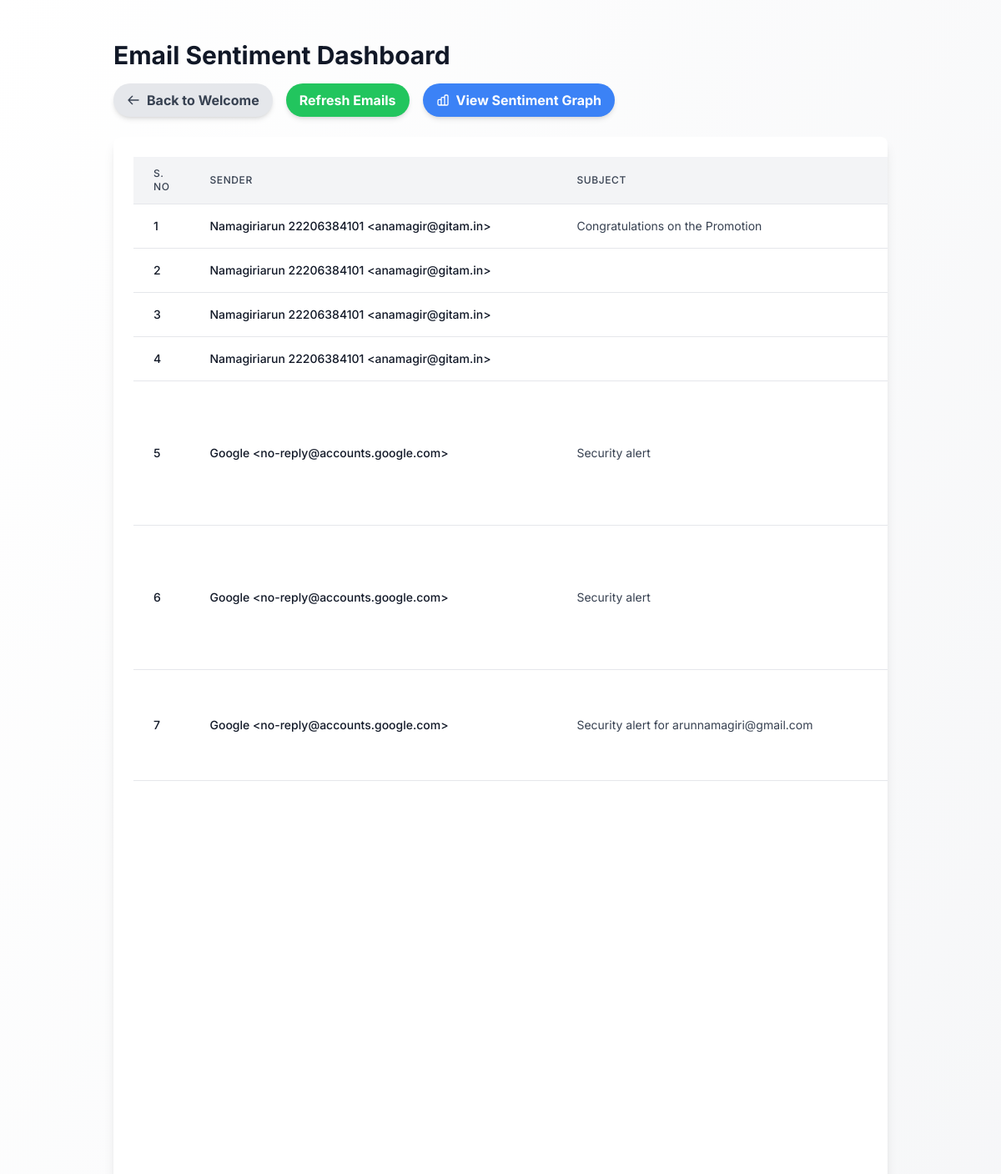
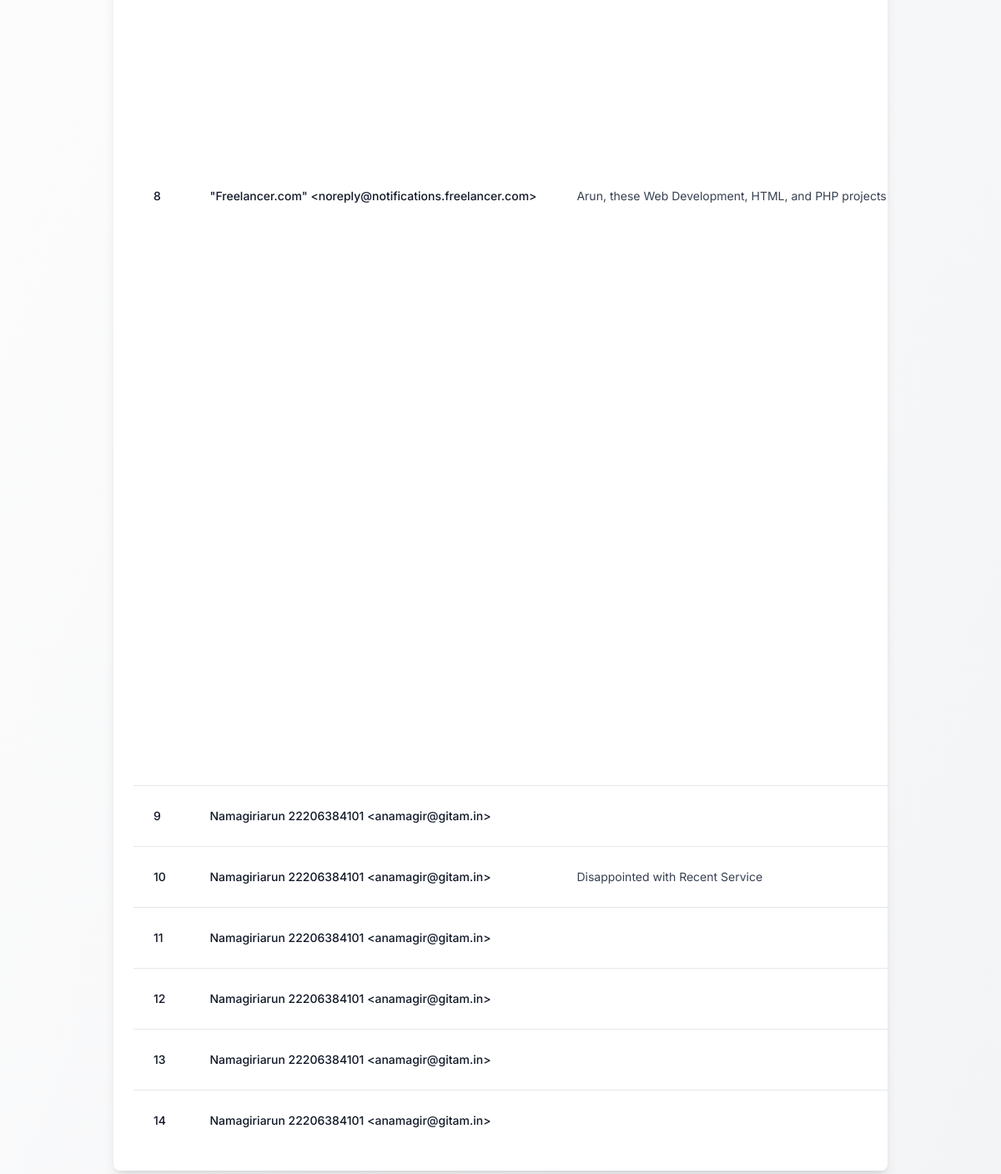
/dashboard, run on the app's committed database (2 pictures, top to bottom).
### tables this page shows
CREATE TABLE emails (
            id INTEGER PRIMARY KEY AUTOINCREMENT,
            sender TEXT,
            subject TEXT,
            body TEXT,
            sentiment TEXT,
            score REAL,
            team TEXT
        );

### app.py (the view)
@app.route('/dashboard')
def dashboard():
    emails = get_all_emails()
    return render_template('dashboard.html', emails=emails)

### db_utils.py (called while the page is built)
def get_all_emails():
    conn = sqlite3.connect("emails.db")
    cursor = conn.cursor()
    cursor.execute("SELECT id, sender, subject, body, sentiment, team FROM emails")
    rows = cursor.fetchall()
    conn.close()
    return [
        {'id': r[0], 'sender': r[1], 'subject': r[2], 'body': r[3], 'sentiment': r[4], 'team': r[5]}
        for r in rows
    ]

### templates/dashboard.html (shortened to what this page needs)
{% extends "base.html" %}
{% block content %}
<div class="p-8">
  <h2 class="text-3xl font-bold mb-4 text-gray-900">Email Sentiment Dashboard</h2>
  <div class="flex items-center space-x-4 mb-6">
    <a href="{{ url_for('home') }}"
      class="inline-flex items-center justify-center bg-gray-200 text-gray-700 font-bold py-2 px-4 rounded-full shadow-md hover:bg-gray-300 hover:scale-105 transition-all duration-200">
      <svg class="w-4 h-4 mr-2" fill="none" stroke="currentColor" viewBox="0 0 24 24"
        xmlns="http://www.w3.org/2000/svg">
        <path stroke-linecap="round" stroke-linejoin="round" stroke-width="2" d="M10 19l-7-7m0 0l7-7m-7 7h18"></path>
      </svg>
      Back to Welcome
    </a>
      <a href="{{ url_for('refresh_emails') }}"
        class="inline-flex items-center justify-center bg-green-500 text-white font-bold py-2 px-4 rounded-full shadow-md hover:bg-green-600 hover:scale-105 transition-all duration-200">
        Refresh Emails
      </a>
      <a href="{{ url_for('graph') }}"
        class="inline-flex items-center justify-center bg-blue-500 text-white font-bold py-2 px-4 rounded-full shadow-md hover:bg-blue-600 hover:scale-105 transition-all duration-200">
        View Sentiment Graph
      </a>
    </div>
    <div class="bg-white p-6 rounded-lg shadow-lg overflow-x-auto">
      <table class="min-w-full divide-y divide-gray-200">
        <thead class="bg-gray-100">
          <tr>
            <th scope="col" class="px-6 py-3 text-left text-xs font-medium text-gray-700 uppercase tracking-wider">S. No
            </th>
            <th scope="col" class="px-6 py-3 text-left text-xs font-medium text-gray-700 uppercase tracking-wider">
              Sender</th>
            <th scope="col" class="px-6 py-3 text-left text-xs font-medium text-gray-700 uppercase tracking-wider">
              Subject</th>
          </tr>
        </thead>
        <tbody class="divide-y divide-gray-200">
          {% for email in emails %}
          <tr class="hover:bg-gray-50 transition-colors">
            <td class="px-6 py-4 whitespace-nowrap text-sm font-medium text-gray-900">{{ loop.index }}</td>
            <td class="px-6 py-4 whitespace-nowrap text-sm font-medium text-gray-900">{{ email.sender }}</td>
            <td class="px-6 py-4 whitespace-nowrap text-sm text-gray-700">{{ email.subject }}</td>
          </tr>
          {% endfor %}
        </tbody>
      </table>
    </div>
  </div>
  {% endblock %}

### templates/base.html (shortened to what this page needs)
<!DOCTYPE html>
<html lang="en">
<head>
    <script src="https://cdn.tailwindcss.com"></script>
</head>
<body class="bg-gradient-to-br from-white to-gray-100 min-h-screen text-gray-900">
    <div class="container mx-auto p-4">
        {% block content %}{% endblock %}
    </div>
</body>
</html>

### templates/base.html (style rules this page uses)
body { font-family: 'Inter', sans-serif; background-color: #f3f4f6; }

### data on the page
emails: sender "Namagiriarun 22206384101 <anamagir@gitam.in>", subject "Congratulations on the Promotion"
emails: sender "Namagiriarun 22206384101 <anamagir@gitam.in>"
emails: sender "Namagiriarun 22206384101 <anamagir@gitam.in>"
emails: sender "Namagiriarun 22206384101 <anamagir@gitam.in>"
emails: sender "Google <no-reply@accounts.google.com>", subject "Security alert"
emails: sender "Google <no-reply@accounts.google.com>", subject "Security alert"
emails: sender "Google <no-reply@accounts.google.com>", subject "Security alert for arunnamagiri@gmail.com"
emails: sender "\"Freelancer.com\" <noreply@notifications.freelancer.com>", subject "Arun, these Web Development, HTML, and PHP projects…"
emails: sender "Namagiriarun 22206384101 <anamagir@gitam.in>"
emails: sender "Namagiriarun 22206384101 <anamagir@gitam.in>", subject "Disappointed with Recent Service"
emails: sender "Namagiriarun 22206384101 <anamagir@gitam.in>"
emails: sender "Namagiriarun 22206384101 <anamagir@gitam.in>"
emails: sender "Namagiriarun 22206384101 <anamagir@gitam.in>"
emails: sender "Namagiriarun 22206384101 <anamagir@gitam.in>"
